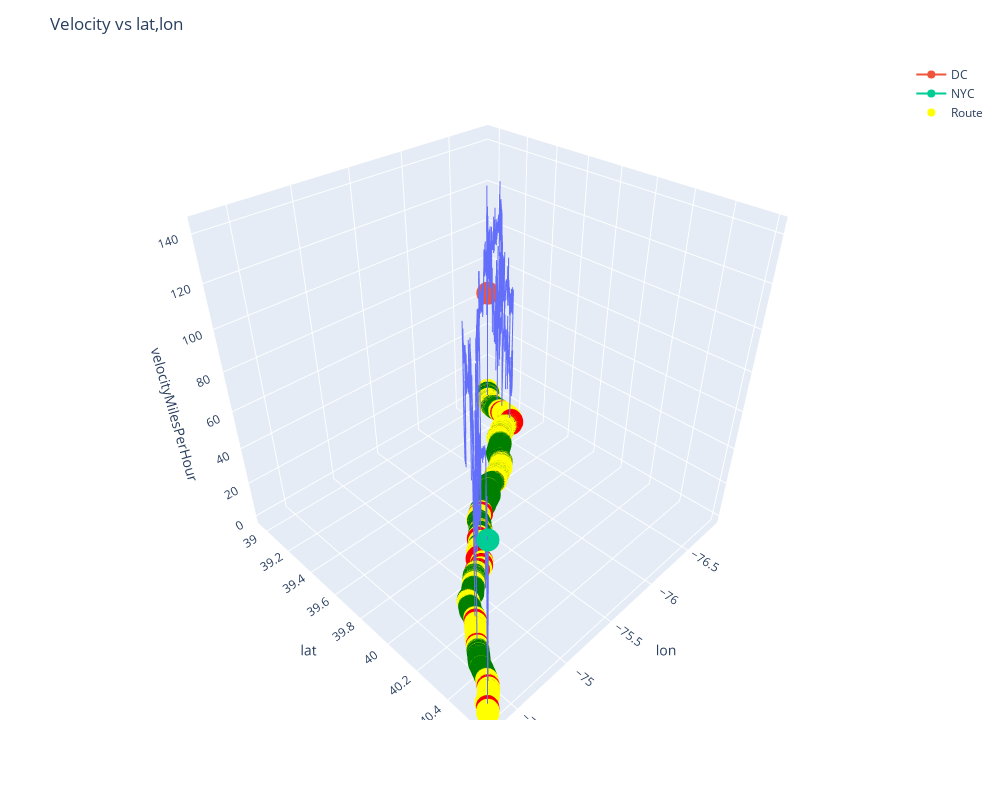

The notebook cell saved with this chart:
### Code cell
# Plot velocity

fig = px.line_3d(gpxDFSpeedFiltered, x="lon", y="lat", z="velocityMilesPerHour")
fig.add_trace(go.Scatter3d(
    x = [gpxDFSpeedFiltered['lon'].iloc[0]], 
    y = [gpxDFSpeedFiltered['lat'].iloc[0]],
    z = [gpxDFSpeedFiltered['velocityMilesPerHour'].iloc[0]],
    name = 'DC'
))

fig.add_trace(go.Scatter3d(
    x = [gpxDFSpeedFiltered['lon'].iloc[-1]], 
    y = [gpxDFSpeedFiltered['lat'].iloc[-1]],
    z = [gpxDFSpeedFiltered['velocityMilesPerHour'].iloc[-1]],
    name = 'NYC'
))

velocityColors = []
for i in range(0, len(gpxDFSpeedFiltered)):
    v = gpxDFSpeedFiltered['velocityMilesPerHour'].iloc[i]
    if v <= 50:
        color = 'red'
    elif 51 < v <= 100:
        color = 'yellow'
    elif 101 < v <= 150:
        color = 'green'
    else:
        color = 'black'
    velocityColors.append(color)

fig.add_trace(go.Scatter3d(
    x = gpxDFSpeedFiltered['lon'], 
    y = gpxDFSpeedFiltered['lat'],
    z = [0 for n in range(len(gpxDFSpeedFiltered))],
    name = 'Route',
    line=dict(color=velocityColors, width=0)
))
    
fig.update_layout(
    title = "Velocity vs lat,lon",
    width=1000,
    height=800,
)
fig.show()

### Figure 1 — Plotly figure (JSON) as saved in the notebook; plotly's stock layout.template omitted (floating-point values rounded to 4 significant figures; data arrays with more than 128 entries replaced by an {"elided": "..."} marker saying what was removed)
{"data": [{"hovertemplate": "lon=%{x}<br>lat=%{y}<br>velocityMilesPerHour=%{z}<extra></extra>", "legendgroup": "", "line": {"color": "#636efa", "dash": "solid"}, "mode": "lines", "name": "", "scene": "scene", "showlegend": false, "type": "scatter3d", "x": {"elided": "8661 float values"}, "y": {"elided": "8661 float values"}, "z": {"elided": "8661 float values"}}, {"name": "DC", "type": "scatter3d", "x": [-76.86], "y": [38.96], "z": [61.9]}, {"name": "NYC", "type": "scatter3d", "x": [-74.3], "y": [40.58], "z": [88.06]}, {"line": {"color": {"elided": "8661 str values"}, "width": 0}, "name": "Route", "type": "scatter3d", "x": {"elided": "8661 float values"}, "y": {"elided": "8661 float values"}, "z": {"elided": "8661 int values"}}], "layout": {"height": 800, "legend": {"tracegroupgap": 0}, "margin": {"t": 60}, "scene": {"domain": {"x": [0, 1], "y": [0, 1]}, "xaxis": {"title": {"text": "lon"}}, "yaxis": {"title": {"text": "lat"}}, "zaxis": {"title": {"text": "velocityMilesPerHour"}}}, "title": {"text": "Velocity vs lat,lon"}, "width": 1000}}
